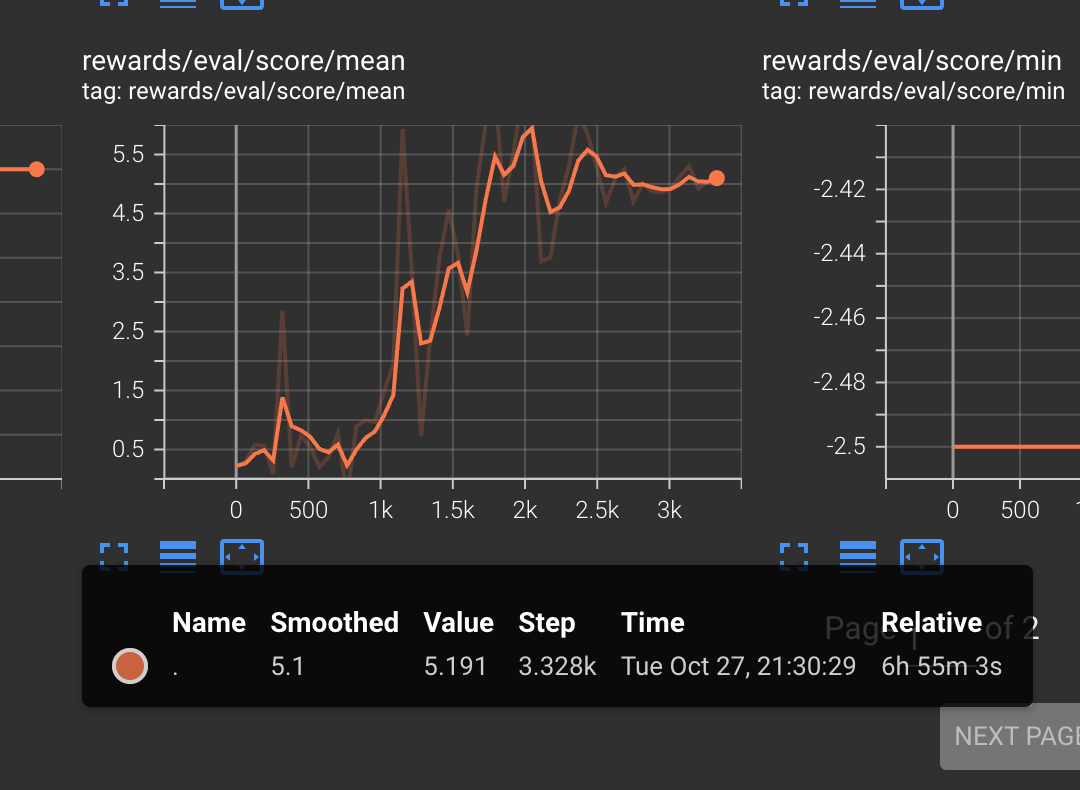
#> input picture projects/2026/llms/runs/sdpo_logit_l09_v6e/tb_grpo_val_score.png, 1080 x 790 px
$ python combine_screenshots.py
#> lines starting #> are read from the running program, lines starting #| are printed output that depends on the picture
"""Junta os prints do Tensorboard (GRPO vs SDPO) lado a lado, com rótulos."""
import os
from PIL import Image, ImageDraw, ImageFont

HERE = os.path.dirname(os.path.abspath(__file__))
SURFACE, INK, INK_2 = (252, 252, 251), (11, 11, 11), (82, 81, 78)
panels = [
    ("GRPO (grpo_gemma.ipynb, TPU v5e)", "5.19 no passo 3328 · eixo y linear", "tb_grpo_val_score.png"),
    ("SDPO híbrido logit-level, λ=0.9 (TPU v6e)", "pico de 6.13 no passo 512; 4.61 no passo 3328 · eixo y em escala log", "tb_sdpo_val_score.png"),
]
imgs = [Image.open(os.path.join(HERE, f)).convert("RGB") for _, _, f in panels]
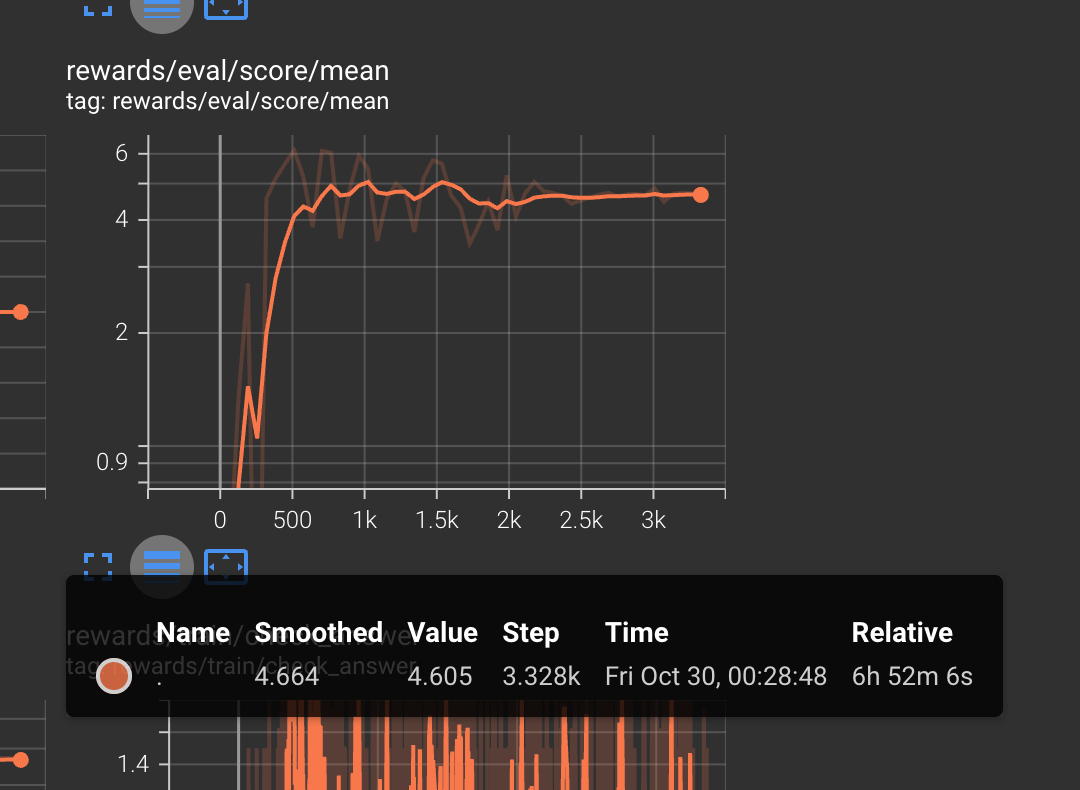
#> input picture projects/2026/llms/runs/sdpo_logit_l09_v6e/tb_sdpo_val_score.png, 1080 x 790 px
h = max(i.height for i in imgs)
#> h = 790
imgs = [i.resize((round(i.width * h / i.height), h)) for i in imgs]
#> imgs = 2 items
pad, head, foot = 24, 110, 70


def font(size, bold=False):
  for name in ("/System/Library/Fonts/Supplemental/Arial Bold.ttf" if bold else "/System/Library/Fonts/Supplemental/Arial.ttf",
               "DejaVuSans-Bold.ttf" if bold else "DejaVuSans.ttf"):
    try:
      return ImageFont.truetype(name, size)
    except OSError:
      pass
  return ImageFont.load_default()


W = sum(i.width for i in imgs) + pad * (len(imgs) + 1)
#> W = 2232
canvas = Image.new("RGB", (W, h + head + foot), SURFACE)
d = ImageDraw.Draw(canvas)
d.text((pad, 14), "rewards/eval/score/mean: GRPO vs SDPO (Gemma-3-1B-IT, GSM8K, mesma validação)", fill=INK, font=font(30, True))
x = pad
for (title, sub, _), img in zip(panels, imgs):
  d.text((x, 60), title, fill=INK, font=font(24, True))
  canvas.paste(img, (x, head))
  d.text((x, head + h + 16), sub, fill=INK_2, font=font(22))
  x += img.width + pad
#> this loop made 2 passes
#> (title, sub, x) on pass 1: ('GRPO (grpo_gemma.ipynb, TPU v5e)', '5.19 no passo 3328 · eixo y linear', 1128)
#> x on pass 2: 2232
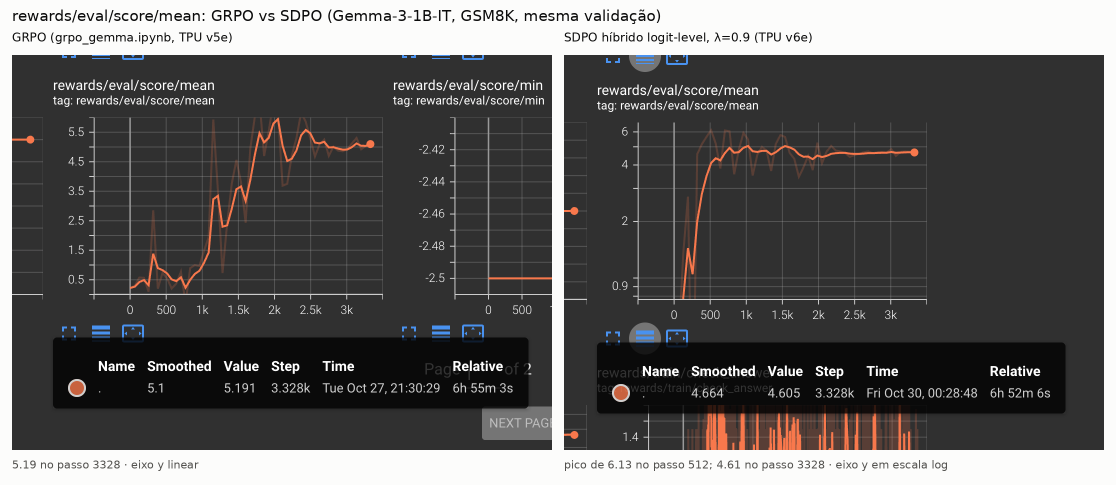
#> canvas: PIL image 2232x970 RGB (shown at 1/2 size); mean R, G, B 91.9, 90.5, 90
#> after the loop, x = 2232
out = os.path.join(HERE, "grpo_vs_sdpo_val_score.png")
canvas.save(out)
print(out, canvas.size)
#| projects/2026/llms/runs/sdpo_logit_l09_v6e/grpo_vs_sdpo_val_score.png (2232, 970)
